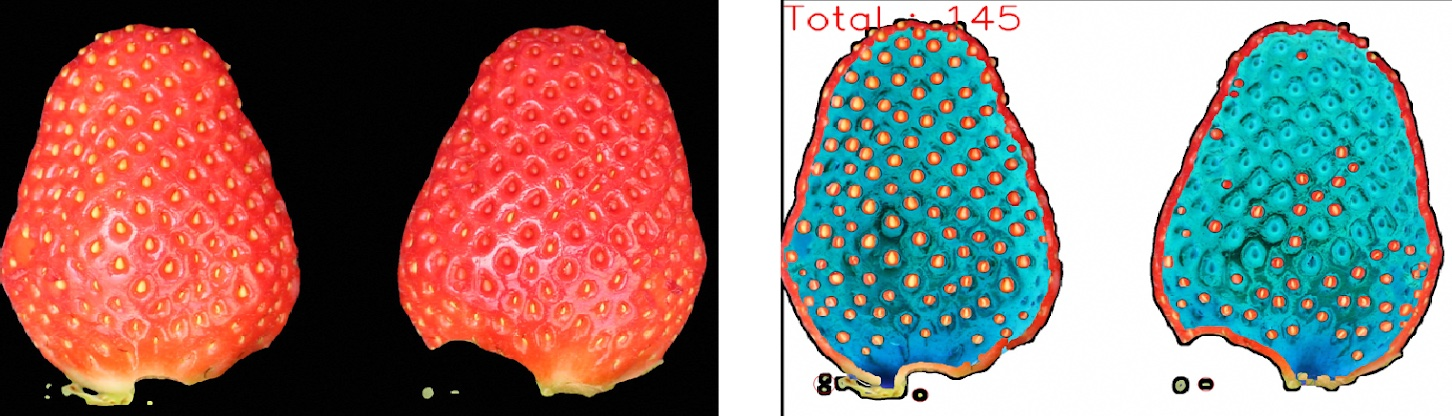
#> input picture asset/image-processing.jpg, 1452 x 416 px
$ python -i achene.py   (imports and definitions only)
#> lines starting #> are read from the running program, lines starting #| are printed output that depends on the picture; after the words box and inside, x2 and y2 are one past the last pixel; in counts of white or black regions, pixels touching at a corner belong together
### ImageProcessing/util.py
# %%
import numpy as np
import pandas as pd
import cv2
from torch import bitwise_not


def save_img(image, name=None):
    cv2.imwrite(name if name else 'image_balloon.jpg', image)


def preprocess(image):

    hsv = cv2.cvtColor(image, cv2.COLOR_BGR2HSV)
    hsv[:, :, 1] = cv2.mean(hsv)[1]
    image = cv2.cvtColor(hsv, cv2.COLOR_HSV2BGR)
    save_img(image, "hsv.jpg")

    image = cv2.bitwise_not(image)
    image = cv2.cvtColor(image, cv2.COLOR_BGR2GRAY)
    clahe = cv2.createCLAHE(clipLimit=3, tileGridSize=(8, 8))
    image = clahe.apply(image)

    save_img(image, "clahe.jpg")

    image = cv2.GaussianBlur(image, (15, 15), cv2.BORDER_DEFAULT)
    # image = cv2.Canny(image, 30, 150, 3)
    # image = cv2.dilate(image, (1, 1), iterations=0)
    return image


def contouring(image, objType=None):
    im = cv2.adaptiveThreshold(
        image, 255, cv2.ADAPTIVE_THRESH_MEAN_C, cv2.THRESH_BINARY, 11, 3)

    contours, hierarchy = cv2.findContours(
        im, cv2.RETR_EXTERNAL, cv2.CHAIN_APPROX_SIMPLE)
    img = cv2.drawContours(im, contours, -1, (0, 255, 0), 7
                           )
    return img, contours


# [12 lines left out: functions load_dataset, crop_bbox, not called in this run]

### ImageProcessing/achene.py
# %%
import numpy as np
import pandas as pd
import cv2
import os
from util import *

import logging
# [2 lines not run here, left out]
LOG = logging.getLogger(__name__)
lower = np.array([22, 93, 30])
upper = np.array([45, 255, 255])

params = cv2.SimpleBlobDetector_Params()
params.minThreshold = 10
params.maxThreshold = 500
params.filterByArea = True
params.minArea = 30
params.maxArea = 2500
params.filterByCircularity = True
params.minCircularity = 0
params.filterByConvexity = True
params.minConvexity = 0
params.filterByInertia = True
params.minInertiaRatio = 0


def achene(src, dest_blob, dest_diff):
#> called with src = '../asset/image-processing.jpg', dest_blob = 'out.png', dest_diff = 'out1.png'
    image = cv2.imread(src)
#> image is the input picture: shape (416, 1452, 3); mean B, G, R 119.1, 123.7, 144.4
    h, w, c = image.shape
#> h = 416; w = 1452; c = 3
    origin = image.copy()
    area = origin[origin > 5].size
#> area = 1359803
    image[image > 240] = 220

    image = preprocess(image)
#> in preprocess, `hsv = cv2.cvtColor(image, cv2.COLOR_BGR2HSV)`: hsv: shape (416, 1452, 3); mean H, S, V 31.1, 111.2, 159.6
#> in preprocess, `hsv[:, :, 1] = cv2.mean(hsv)[1]`: hsv: shape (416, 1452, 3); mean H, S, V 31.1, 111, 159.6
#> in preprocess, `image = cv2.bitwise_not(image)`:
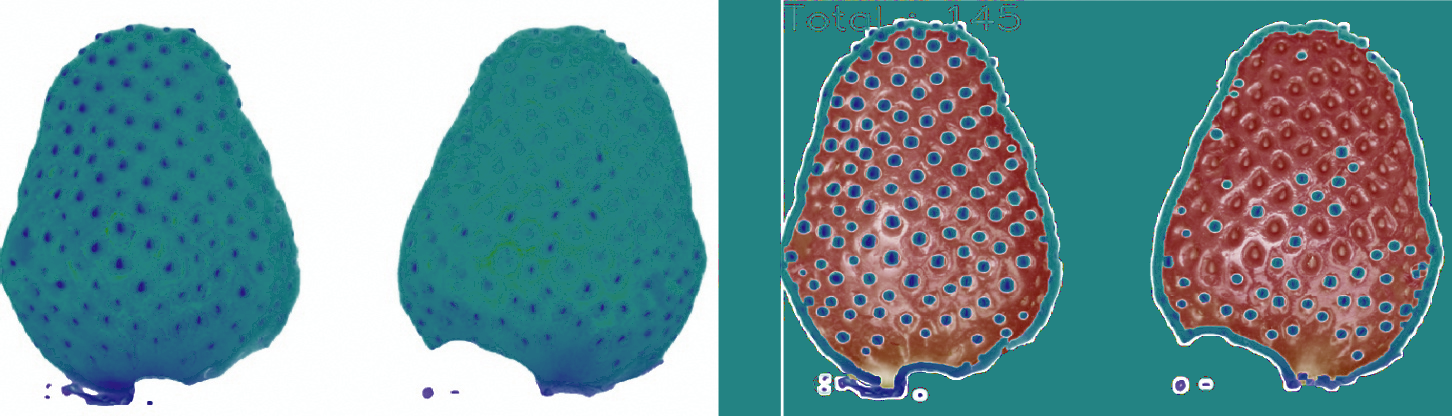
#> image: shape (416, 1452, 3); mean B, G, R 150.4, 146.7, 110.1
    image = cv2.GaussianBlur(image, (25, 25), cv2.BORDER_DEFAULT)
    image = cv2.GaussianBlur(image, (15, 15), cv2.BORDER_DEFAULT)
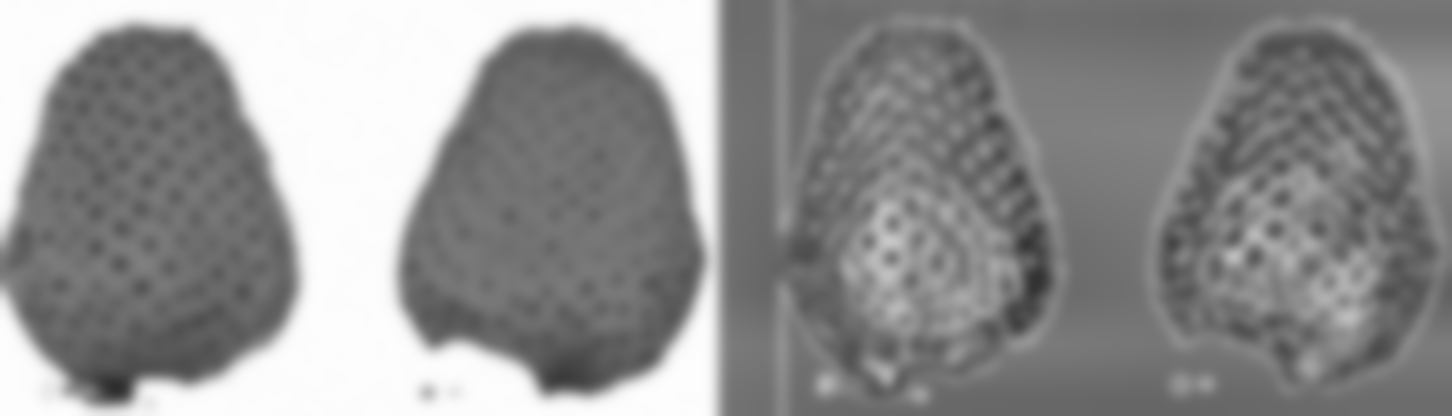
#> image: shape (416, 1452); min 45, max 253, mean 144.3

    image, contours = contouring(image)
#> in contouring, `im = cv2.adaptiveThreshold( image, 255, cv2.ADAPTIVE_THRESH_MEAN_C, cv..`:
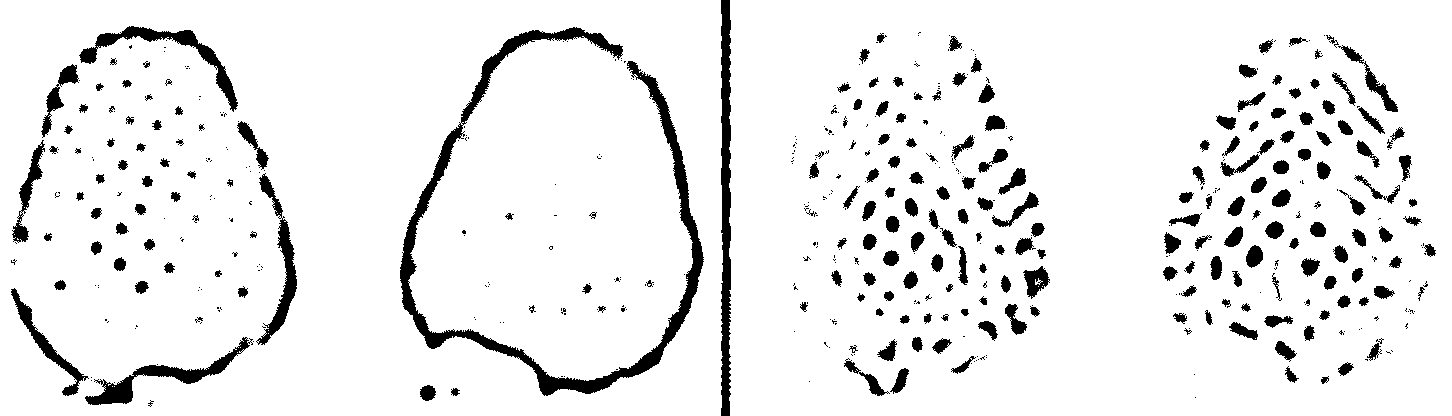
#> im: shape (416, 1452); 92.2% white; 520 black regions (301 under 20 px)
#> in contouring, `contours, hierarchy = cv2.findContours( im, cv2.RETR_EXTERNAL, cv2.CHA..`: contours = 2 contours; box (x1, y1, x2, y2) and area: (729, 0, 1452, 416) 299134, (0, 0, 723, 416) 299099
#> in contouring, `img = cv2.drawContours(im, contours, -1, (0, 255, 0), 7 )`:
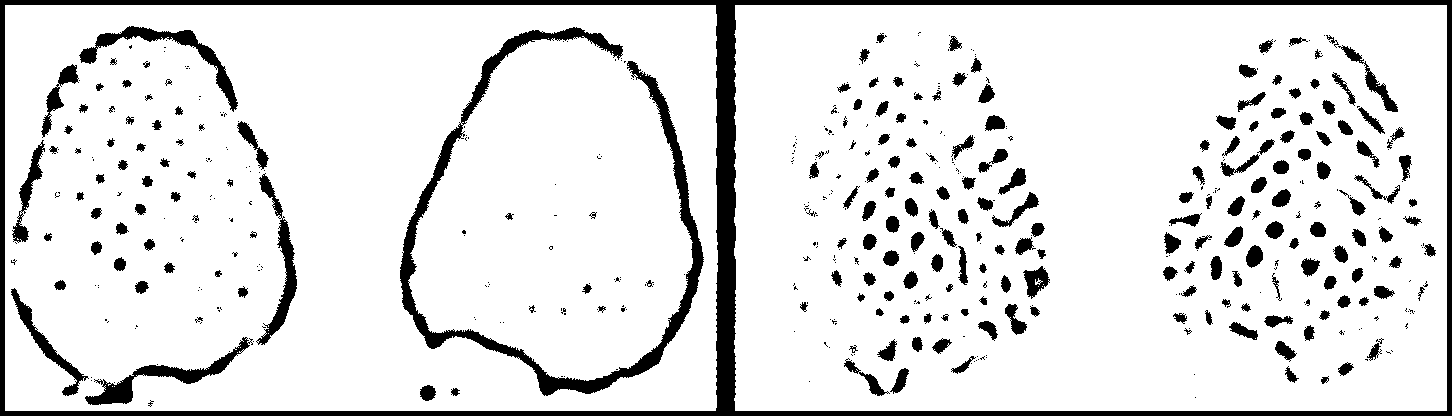
#> img: shape (416, 1452); 88.5% white; 520 black regions (301 under 20 px)
    image = cv2.Canny(image, 50, 100)
#> image: shape (416, 1452); 3.3% white in thin lines or dots

    image = cv2.GaussianBlur(image, (15, 15), cv2.BORDER_DEFAULT)
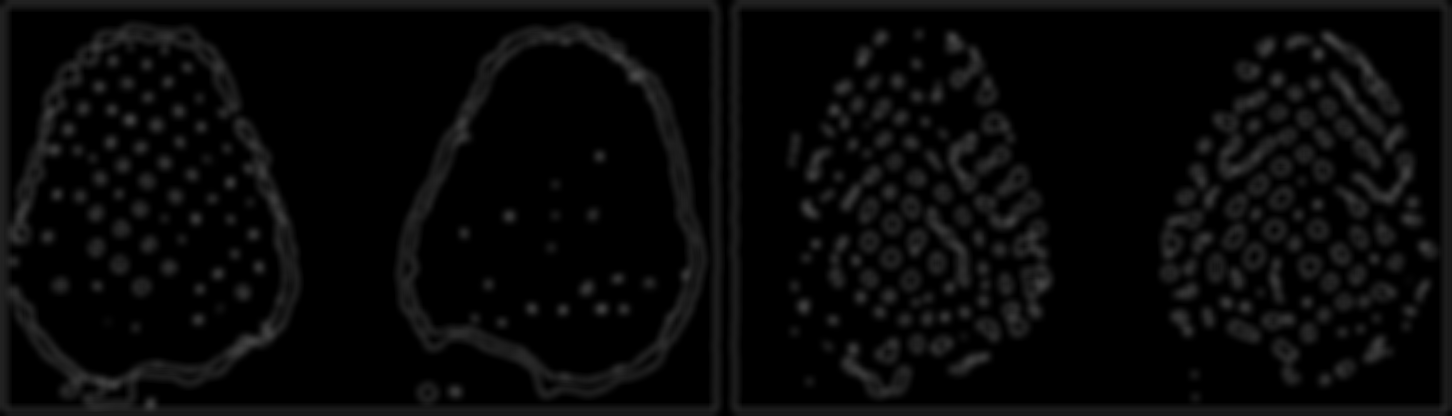
#> image: shape (416, 1452); min 0, max 74, mean 8.6
    image[image == 0] = 255
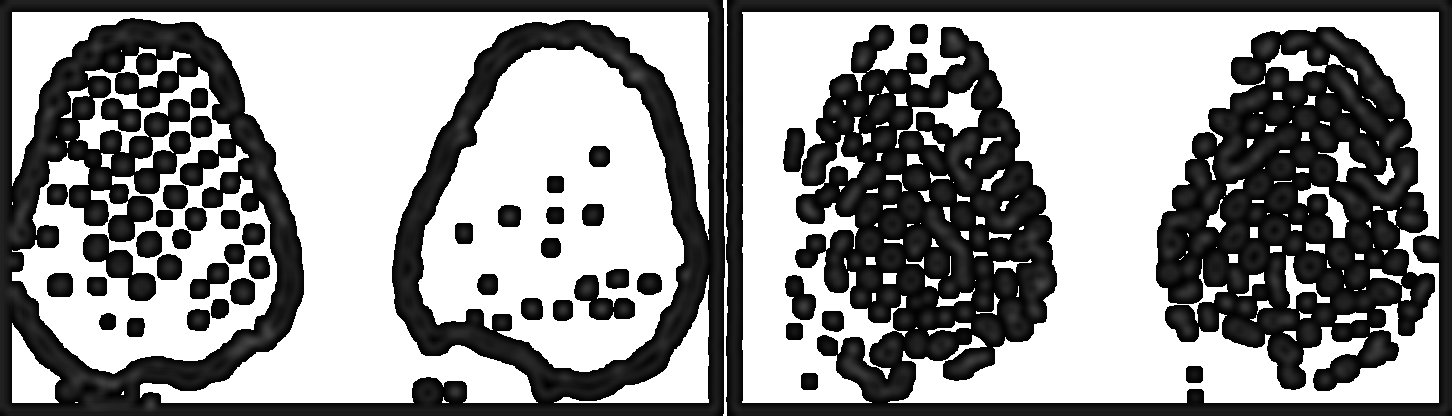
#> image: shape (416, 1452); min 1, max 255, mean 146.8
    image[image < 255] = 0
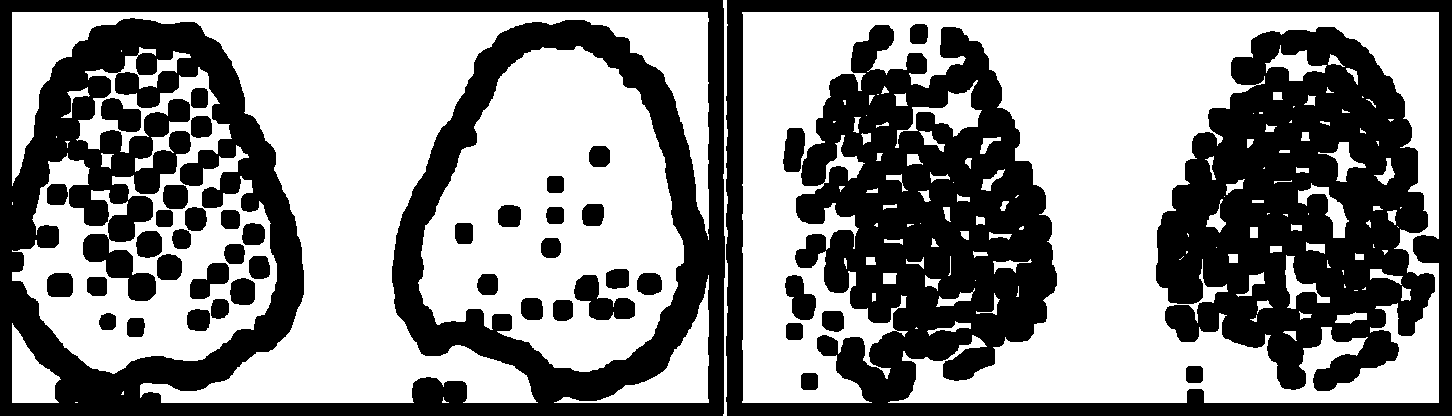
#> image: shape (416, 1452); 54.2% white; 45 black regions, largest, box (x1, y1, x2, y2) and area: (0, 0, 725, 416) 105087, (726, 0, 1452, 416) 89195, (1156, 27, 1435, 391) 62956

#> (the run stopped early here; a loop or call above may not have finished)

$ run again, on asset/yolo.jpg
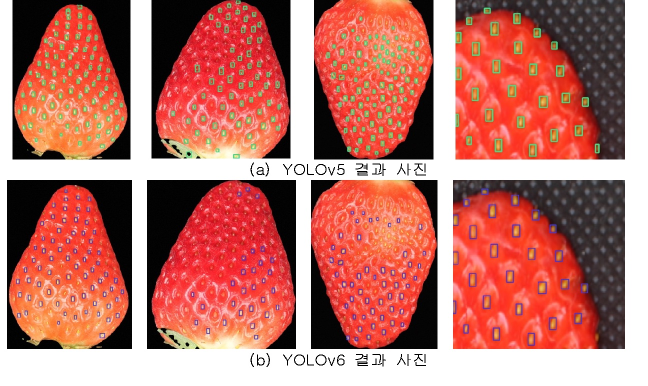
#> input picture asset/yolo.jpg, 1296 x 771 px (shown at 1/2 size)
#> in achene, image is the input picture: shape (771, 1296, 3); mean B, G, R 108.3, 118, 189.4
#> in contouring, `im = cv2.adaptiveThreshold( image, 255, cv2.ADAPTIVE_THRESH_MEAN_C, cv..`:
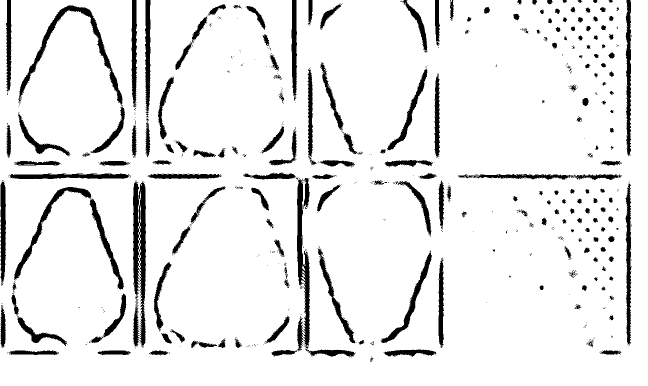
#> im: shape (771, 1296) (shown at 1/2 size); 91.3% white; 605 black regions (411 under 20 px)
#> in contouring, `contours, hierarchy = cv2.findContours( im, cv2.RETR_EXTERNAL, cv2.CHA..`: contours = 11 contours, 10 with area under 20; largest, box (x1, y1, x2, y2) and area: (0, 0, 1296, 771) 983686
#> img: shape (771, 1296); 87.9% white; 575 black regions (398 under 20 px)
#> in achene, `image[image < 255] = 0`:
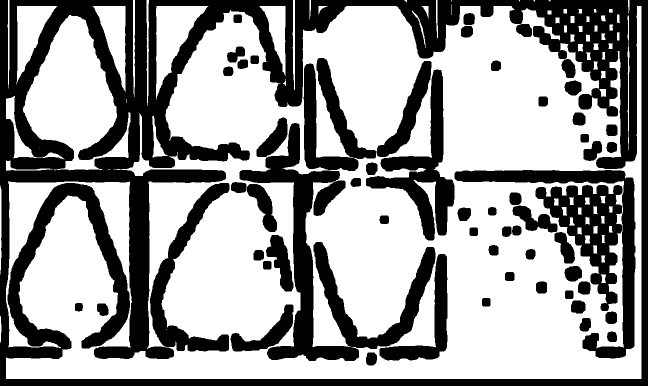
#> image: shape (771, 1296) (shown at 1/2 size); 61.5% white; 58 black regions, largest, box (x1, y1, x2, y2) and area: (0, 0, 1296, 771) 218496, (479, 246, 871, 722) 38453, (909, 340, 1271, 717) 18337
